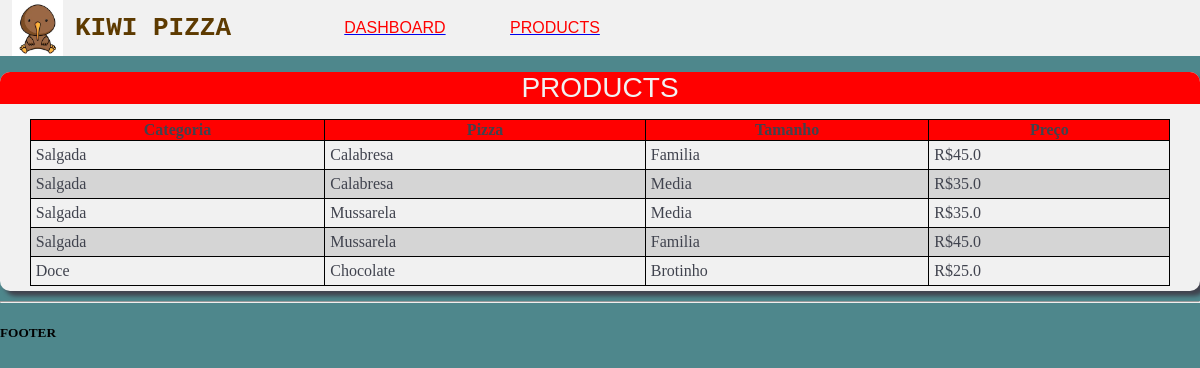
Screenshot of /products/ with the database file from the repository.
### accounts/models.py (models this page shows, shortened)
class Pizza(models.Model):
    CATEGORIA=(
        ('Salgada', 'Salgada'),
        ('Doce', 'Doce'),
        ('Especial', 'Especial'),
    )
    TAMANHO=(
        ('Brotinho','Brotinho'),
        ('Media', 'Media'),
        ('Familia', 'Familia'),
        ('Gigante', 'Gigante'),
    )
    nome = models.CharField(max_length=200, null=True)
    valor = models.FloatField(null=True)
    tamanho = models.CharField(max_length=200, null=True, choices=TAMANHO)
    categoria = models.CharField(max_length=200, null=True, choices=CATEGORIA)
    descricao = models.CharField(max_length=200, null=True, blank=True)
    data_criado = models.DateTimeField(auto_now_add=True, null=True)

### accounts/views.py (the view)
# urls.py: path('products/', views.products, name="products"),
def products(request):
    pizzas = Pizza.objects.all()
    return render(request, 'accounts/products.html', {'pizzas':pizzas})

### accounts/templates/accounts/products.html
{% extends 'accounts/main.html' %} {% block content %}
<div class="card">
  <div class="card-title-1">PRODUCTS</div>
  <div class="flex-dashboard">
      <table>
        <tr>
          <th>Categoria</th>
          <th>Pizza</th>
          <th>Tamanho</th>
          <th>Preço</th>
        </tr>
        {% for i in pizzas %}
        <tr>
          <td>{{i.categoria}}</td>
          <td>{{i.nome}}</td>
          <td>{{i.tamanho}}</td>
          <td>R${{i.valor}}</td>
        </tr>
        {% endfor %}
      </table>
    </div>
</div>
{% endblock %}

### static/css/style.css (style rules this page uses)
body { background-color: #4e878c; }
table { margin: 5px auto; width: 99%; }
table, th, td { border-style: solid; border-collapse: collapse; border-width: 1px; border-color: black; }
td { text-align: left; padding: 5px; }
tr:nth-child(odd) { background-color: #d5d5d5; }
tr:nth-child(even) { background-color: #f1f1f1; }
th { background-color: #ff0000; }
.card { background-color: #f1f1f1; color: #40434e; border-radius: 10px; box-shadow: 5px 5px 4px #40434e; }
.card-title-1 { text-transform: uppercase; text-align: center; border-top-left-radius: 10px; border-top-right-radius: 10px; font-family: "Lucida Sans", "Lucida Sans Regular", "Lucida Grande", "Lucida Sans Unicode", Verdana, sans-serif; font-size: 28px; color: #f1f1f1; background-color: #ff0000; }
.flex-dashboard { display: flex; flex-wrap: wrap; justify-content: space-evenly; margin: 10px 2vw; gap: 2vw; }

### rows the page displays
Pizza: categoria "Salgada", nome "Calabresa", tamanho "Familia", valor "45.0"
Pizza: categoria "Salgada", nome "Calabresa", tamanho "Media", valor "35.0"
Pizza: categoria "Salgada", nome "Mussarela", tamanho "Media", valor "35.0"
Pizza: categoria "Salgada", nome "Mussarela", tamanho "Familia", valor "45.0"
Pizza: categoria "Doce", nome "Chocolate", tamanho "Brotinho", valor "25.0"
